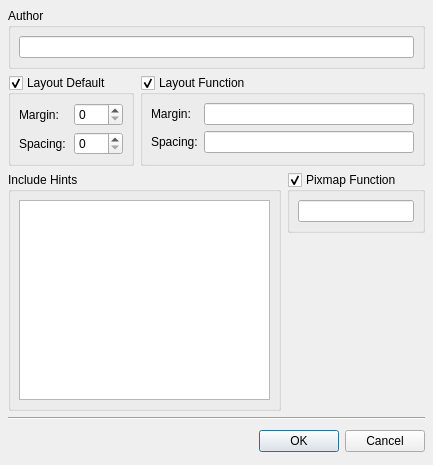
<ui version="4.0" >
 <author></author>
 <comment></comment>
 <exportmacro></exportmacro>
 <class>FormWindowSettings</class>
 <widget class="QDialog" name="FormWindowSettings" >
  <property name="geometry" >
   <rect>
    <x>0</x>
    <y>0</y>
    <width>433</width>
    <height>465</height>
   </rect>
  </property>
  <property name="windowTitle" >
   <string>Form Settings</string>
  </property>
  <layout class="QGridLayout" >
   <property name="margin" >
    <number>8</number>
   </property>
   <property name="spacing" >
    <number>6</number>
   </property>
   <item row="3" column="1" >
    <spacer>
     <property name="orientation" >
      <enum>Qt::Vertical</enum>
     </property>
     <property name="sizeHint" >
      <size>
       <width>111</width>
       <height>115</height>
      </size>
     </property>
    </spacer>
   </item>
   <item row="2" column="1" >
    <layout class="QHBoxLayout" >
     <property name="margin" >
      <number>0</number>
     </property>
     <property name="spacing" >
      <number>6</number>
     </property>
     <item>
      <widget class="QGroupBox" name="pixmapFunctionGroupBox" >
       <property name="title" >
        <string>Pixmap Function</string>
       </property>
       <property name="checkable" >
        <bool>true</bool>
       </property>
       <layout class="QVBoxLayout" >
        <property name="margin" >
         <number>8</number>
        </property>
        <property name="spacing" >
         <number>6</number>
        </property>
        <item>
         <widget class="QLineEdit" name="pixmapFunctionLineEdit" />
        </item>
       </layout>
      </widget>
     </item>
    </layout>
   </item>
   <item rowspan="2" row="2" column="0" >
    <widget class="QGroupBox" name="includeHintsGroupBox" >
     <property name="title" >
      <string>Include Hints</string>
     </property>
     <layout class="QVBoxLayout" >
      <property name="margin" >
       <number>8</number>
      </property>
      <property name="spacing" >
       <number>6</number>
      </property>
      <item>
       <widget class="QTextEdit" name="includeHintsTextEdit" />
      </item>
     </layout>
    </widget>
   </item>
   <item row="0" column="0" colspan="2" >
    <widget class="QGroupBox" name="pixmapFunctionGroupBox_2" >
     <property name="title" >
      <string>Author</string>
     </property>
     <layout class="QVBoxLayout" >
      <property name="margin" >
       <number>8</number>
      </property>
      <property name="spacing" >
       <number>6</number>
      </property>
      <item>
       <widget class="QLineEdit" name="authorLineEdit" />
      </item>
     </layout>
    </widget>
   </item>
   <item row="1" column="0" colspan="2" >
    <layout class="QHBoxLayout" >
     <property name="margin" >
      <number>0</number>
     </property>
     <property name="spacing" >
      <number>6</number>
     </property>
     <item>
      <widget class="QGroupBox" name="layoutDefaultGroupBox" >
       <property name="title" >
        <string>Layout Default</string>
       </property>
       <property name="checkable" >
        <bool>true</bool>
       </property>
       <layout class="QGridLayout" >
        <property name="margin" >
         <number>8</number>
        </property>
        <property name="spacing" >
         <number>6</number>
        </property>
        <item row="1" column="0" >
         <widget class="QLabel" name="label_2" >
          <property name="text" >
           <string>Spacing:</string>
          </property>
          <property name="buddy" >
           <cstring>defaultSpacingSpinBox</cstring>
          </property>
         </widget>
        </item>
        <item row="0" column="0" >
         <widget class="QLabel" name="label" >
          <property name="text" >
           <string>Margin:</string>
          </property>
          <property name="buddy" >
           <cstring>defaultMarginSpinBox</cstring>
          </property>
         </widget>
        </item>
        <item row="1" column="1" >
         <widget class="QSpinBox" name="defaultSpacingSpinBox" />
        </item>
        <item row="0" column="1" >
         <widget class="QSpinBox" name="defaultMarginSpinBox" />
        </item>
       </layout>
      </widget>
     </item>
     <item>
      <widget class="QGroupBox" name="layoutFunctionGroupBox" >
       <property name="title" >
        <string>Layout Function</string>
       </property>
       <property name="checkable" >
        <bool>true</bool>
       </property>
       <layout class="QGridLayout" >
        <property name="margin" >
         <number>8</number>
        </property>
        <property name="spacing" >
         <number>6</number>
        </property>
        <item row="1" column="1" >
         <widget class="QLineEdit" name="spacingFunctionLineEdit" />
        </item>
        <item row="0" column="1" >
         <widget class="QLineEdit" name="marginFunctionLineEdit" />
        </item>
        <item row="0" column="0" >
         <widget class="QLabel" name="label_3" >
          <property name="text" >
           <string>Margin:</string>
          </property>
          <property name="buddy" >
           <cstring>marginFunctionLineEdit</cstring>
          </property>
         </widget>
        </item>
        <item row="1" column="0" >
         <widget class="QLabel" name="label_3_2" >
          <property name="text" >
           <string>Spacing:</string>
          </property>
          <property name="buddy" >
           <cstring>spacingFunctionLineEdit</cstring>
          </property>
         </widget>
        </item>
       </layout>
      </widget>
     </item>
    </layout>
   </item>
   <item row="4" column="0" colspan="2" >
    <widget class="Line" name="line" >
     <property name="orientation" >
      <enum>Qt::Horizontal</enum>
     </property>
    </widget>
   </item>
   <item row="5" column="0" colspan="2" >
    <layout class="QHBoxLayout" >
     <property name="margin" >
      <number>0</number>
     </property>
     <property name="spacing" >
      <number>6</number>
     </property>
     <item>
      <spacer>
       <property name="orientation" >
        <enum>Qt::Horizontal</enum>
       </property>
       <property name="sizeHint" >
        <size>
         <width>131</width>
         <height>31</height>
        </size>
       </property>
      </spacer>
     </item>
     <item>
      <widget class="QPushButton" name="okButton" >
       <property name="text" >
        <string>OK</string>
       </property>
      </widget>
     </item>
     <item>
      <widget class="QPushButton" name="cancelButton" >
       <property name="text" >
        <string>Cancel</string>
       </property>
      </widget>
     </item>
    </layout>
   </item>
  </layout>
 </widget>
 <pixmapfunction></pixmapfunction>
 <tabstops>
  <tabstop>authorLineEdit</tabstop>
  <tabstop>defaultMarginSpinBox</tabstop>
  <tabstop>defaultSpacingSpinBox</tabstop>
  <tabstop>marginFunctionLineEdit</tabstop>
  <tabstop>spacingFunctionLineEdit</tabstop>
  <tabstop>pixmapFunctionLineEdit</tabstop>
  <tabstop>okButton</tabstop>
  <tabstop>cancelButton</tabstop>
 </tabstops>
 <resources/>
 <connections>
  <connection>
   <sender>okButton</sender>
   <signal>clicked()</signal>
   <receiver>FormWindowSettings</receiver>
   <slot>accept()</slot>
   <hints>
    <hint type="sourcelabel" >
     <x>351</x>
     <y>38</y>
    </hint>
    <hint type="destinationlabel" >
     <x>233</x>
     <y>29</y>
    </hint>
   </hints>
  </connection>
  <connection>
   <sender>cancelButton</sender>
   <signal>clicked()</signal>
   <receiver>FormWindowSettings</receiver>
   <slot>reject()</slot>
   <hints>
    <hint type="sourcelabel" >
     <x>330</x>
     <y>66</y>
    </hint>
    <hint type="destinationlabel" >
     <x>197</x>
     <y>125</y>
    </hint>
   </hints>
  </connection>
 </connections>
</ui>
